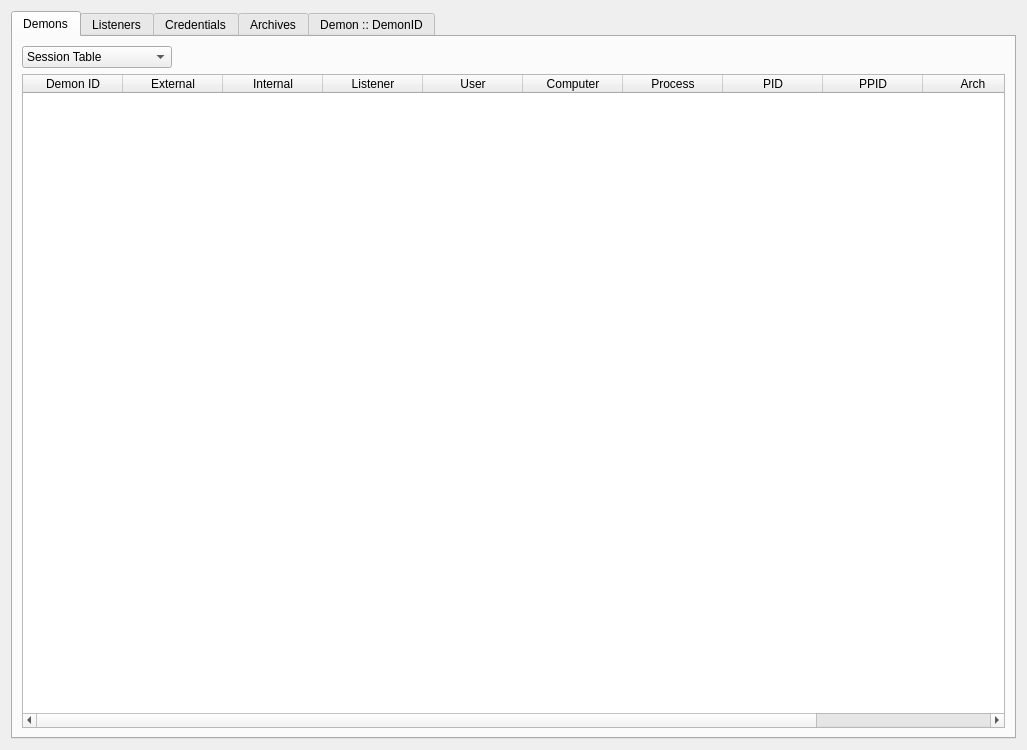
<?xml version="1.0" encoding="UTF-8"?>
<ui version="4.0">
 <class>TeamServerSession</class>
 <widget class="QWidget" name="TeamServerSession">
  <property name="geometry">
   <rect>
    <x>0</x>
    <y>0</y>
    <width>1027</width>
    <height>750</height>
   </rect>
  </property>
  <property name="windowTitle">
   <string>Form</string>
  </property>
  <layout class="QGridLayout" name="gridLayout">
   <item row="0" column="0">
    <widget class="QTabWidget" name="tabWidget">
     <property name="enabled">
      <bool>true</bool>
     </property>
     <property name="minimumSize">
      <size>
       <width>0</width>
       <height>0</height>
      </size>
     </property>
     <property name="tabPosition">
      <enum>QTabWidget::North</enum>
     </property>
     <property name="currentIndex">
      <number>0</number>
     </property>
     <property name="elideMode">
      <enum>Qt::ElideNone</enum>
     </property>
     <property name="tabsClosable">
      <bool>false</bool>
     </property>
     <property name="movable">
      <bool>true</bool>
     </property>
     <property name="tabBarAutoHide">
      <bool>false</bool>
     </property>
     <widget class="QWidget" name="DemonsTab">
      <attribute name="title">
       <string>Demons</string>
      </attribute>
      <layout class="QGridLayout" name="gridLayout_2">
       <item row="0" column="1">
        <spacer name="horizontalSpacer">
         <property name="orientation">
          <enum>Qt::Horizontal</enum>
         </property>
         <property name="sizeHint" stdset="0">
          <size>
           <width>859</width>
           <height>20</height>
          </size>
         </property>
        </spacer>
       </item>
       <item row="0" column="0">
        <widget class="QComboBox" name="comboBox_PassType">
         <property name="minimumSize">
          <size>
           <width>150</width>
           <height>0</height>
          </size>
         </property>
         <item>
          <property name="text">
           <string>Session Table</string>
          </property>
         </item>
         <item>
          <property name="text">
           <string>Graph View</string>
          </property>
         </item>
         <item>
          <property name="text">
           <string>Target Table</string>
          </property>
         </item>
        </widget>
       </item>
       <item row="1" column="0" colspan="2">
        <widget class="QTableWidget" name="SessionTableWidget">
         <column>
          <property name="text">
           <string>Demon ID</string>
          </property>
         </column>
         <column>
          <property name="text">
           <string>External</string>
          </property>
         </column>
         <column>
          <property name="text">
           <string>Internal</string>
          </property>
         </column>
         <column>
          <property name="text">
           <string>Listener</string>
          </property>
         </column>
         <column>
          <property name="text">
           <string>User</string>
          </property>
         </column>
         <column>
          <property name="text">
           <string>Computer</string>
          </property>
         </column>
         <column>
          <property name="text">
           <string>Process</string>
          </property>
         </column>
         <column>
          <property name="text">
           <string>PID</string>
          </property>
         </column>
         <column>
          <property name="text">
           <string>PPID</string>
          </property>
         </column>
         <column>
          <property name="text">
           <string>Arch</string>
          </property>
         </column>
         <column>
          <property name="text">
           <string>Last</string>
          </property>
         </column>
        </widget>
       </item>
      </layout>
     </widget>
     <widget class="QWidget" name="ListenersTab">
      <attribute name="title">
       <string>Listeners</string>
      </attribute>
      <layout class="QGridLayout" name="gridLayout_5">
       <item row="1" column="0">
        <spacer name="horizontalSpacer_2">
         <property name="orientation">
          <enum>Qt::Horizontal</enum>
         </property>
         <property name="sizeHint" stdset="0">
          <size>
           <width>333</width>
           <height>20</height>
          </size>
         </property>
        </spacer>
       </item>
       <item row="1" column="3">
        <widget class="QPushButton" name="pushButton_Edit">
         <property name="text">
          <string>Restart</string>
         </property>
        </widget>
       </item>
       <item row="1" column="4">
        <widget class="QPushButton" name="pushButton_Remove">
         <property name="text">
          <string>Edit</string>
         </property>
        </widget>
       </item>
       <item row="1" column="1">
        <widget class="QPushButton" name="pushButton_New_Profile">
         <property name="text">
          <string>Add</string>
         </property>
        </widget>
       </item>
       <item row="1" column="2">
        <widget class="QPushButton" name="pushButton_Connect">
         <property name="text">
          <string>Remove</string>
         </property>
        </widget>
       </item>
       <item row="1" column="5">
        <spacer name="horizontalSpacer_3">
         <property name="orientation">
          <enum>Qt::Horizontal</enum>
         </property>
         <property name="sizeHint" stdset="0">
          <size>
           <width>333</width>
           <height>20</height>
          </size>
         </property>
        </spacer>
       </item>
       <item row="0" column="0" colspan="6">
        <widget class="QTableWidget" name="listenerTable">
         <property name="mouseTracking">
          <bool>false</bool>
         </property>
         <property name="contextMenuPolicy">
          <enum>Qt::ActionsContextMenu</enum>
         </property>
         <property name="autoFillBackground">
          <bool>false</bool>
         </property>
         <attribute name="horizontalHeaderDefaultSectionSize">
          <number>150</number>
         </attribute>
         <attribute name="horizontalHeaderStretchLastSection">
          <bool>true</bool>
         </attribute>
         <column>
          <property name="text">
           <string>Name</string>
          </property>
         </column>
         <column>
          <property name="text">
           <string>Protocol</string>
          </property>
         </column>
         <column>
          <property name="text">
           <string>lineEdit_Host</string>
          </property>
         </column>
         <column>
          <property name="text">
           <string>lineEdit_Port</string>
          </property>
         </column>
         <column>
          <property name="text">
           <string>Status</string>
          </property>
         </column>
         <column>
          <property name="text">
           <string>Connected</string>
          </property>
         </column>
        </widget>
       </item>
      </layout>
     </widget>
     <widget class="QWidget" name="CredentialsTab">
      <attribute name="title">
       <string>Credentials</string>
      </attribute>
      <layout class="QGridLayout" name="gridLayout_6">
       <item row="1" column="0">
        <spacer name="horizontalSpacer_4">
         <property name="orientation">
          <enum>Qt::Horizontal</enum>
         </property>
         <property name="sizeHint" stdset="0">
          <size>
           <width>320</width>
           <height>20</height>
          </size>
         </property>
        </spacer>
       </item>
       <item row="1" column="1">
        <widget class="QPushButton" name="pushButton_9">
         <property name="text">
          <string>Add</string>
         </property>
        </widget>
       </item>
       <item row="1" column="2">
        <widget class="QPushButton" name="pushButton_7">
         <property name="text">
          <string>Edit</string>
         </property>
        </widget>
       </item>
       <item row="1" column="3">
        <widget class="QPushButton" name="pushButton_8">
         <property name="text">
          <string>Copy</string>
         </property>
        </widget>
       </item>
       <item row="1" column="4">
        <widget class="QPushButton" name="pushButton_6">
         <property name="text">
          <string>Remove</string>
         </property>
        </widget>
       </item>
       <item row="1" column="5">
        <spacer name="horizontalSpacer_5">
         <property name="orientation">
          <enum>Qt::Horizontal</enum>
         </property>
         <property name="sizeHint" stdset="0">
          <size>
           <width>320</width>
           <height>20</height>
          </size>
         </property>
        </spacer>
       </item>
       <item row="0" column="0" colspan="6">
        <widget class="QTableWidget" name="tableWidget_3">
         <property name="mouseTracking">
          <bool>false</bool>
         </property>
         <property name="contextMenuPolicy">
          <enum>Qt::ActionsContextMenu</enum>
         </property>
         <property name="autoFillBackground">
          <bool>false</bool>
         </property>
         <attribute name="horizontalHeaderDefaultSectionSize">
          <number>150</number>
         </attribute>
         <attribute name="horizontalHeaderStretchLastSection">
          <bool>true</bool>
         </attribute>
         <column>
          <property name="text">
           <string>User</string>
          </property>
         </column>
         <column>
          <property name="text">
           <string>Password</string>
          </property>
         </column>
         <column>
          <property name="text">
           <string>Type</string>
          </property>
         </column>
         <column>
          <property name="text">
           <string>Source</string>
          </property>
         </column>
         <column>
          <property name="text">
           <string>lineEdit_Host</string>
          </property>
         </column>
         <column>
          <property name="text">
           <string>Note</string>
          </property>
         </column>
        </widget>
       </item>
      </layout>
     </widget>
     <widget class="QWidget" name="ArchivesTab">
      <attribute name="title">
       <string>Archives</string>
      </attribute>
      <layout class="QGridLayout" name="gridLayout_8">
       <item row="0" column="0">
        <widget class="QTreeWidget" name="treeWidget">
         <property name="enabled">
          <bool>true</bool>
         </property>
         <property name="minimumSize">
          <size>
           <width>20</width>
           <height>20</height>
          </size>
         </property>
         <property name="headerHidden">
          <bool>false</bool>
         </property>
         <column>
          <property name="text">
           <string>List</string>
          </property>
         </column>
         <item>
          <property name="text">
           <string>Downloads</string>
          </property>
         </item>
         <item>
          <property name="text">
           <string>Screenshots</string>
          </property>
          <item>
           <property name="text">
            <string>screenshot_of_target.png</string>
           </property>
          </item>
         </item>
         <item>
          <property name="text">
           <string>Keylogs</string>
          </property>
         </item>
        </widget>
       </item>
       <item row="0" column="1">
        <widget class="QTableWidget" name="tableWidget_4">
         <property name="minimumSize">
          <size>
           <width>800</width>
           <height>0</height>
          </size>
         </property>
         <column>
          <property name="text">
           <string>File Name</string>
          </property>
         </column>
         <column>
          <property name="text">
           <string>Size</string>
          </property>
         </column>
         <column>
          <property name="text">
           <string>lineEdit_Host</string>
          </property>
         </column>
         <column>
          <property name="text">
           <string>Date</string>
          </property>
         </column>
        </widget>
       </item>
      </layout>
     </widget>
     <widget class="QWidget" name="demonIDMap">
      <attribute name="title">
       <string>Demon :: DemonID</string>
      </attribute>
      <layout class="QGridLayout" name="gridLayout_3">
       <item row="0" column="0">
        <widget class="QTabWidget" name="tabWidget_2">
         <property name="tabShape">
          <enum>QTabWidget::Rounded</enum>
         </property>
         <property name="currentIndex">
          <number>2</number>
         </property>
         <property name="movable">
          <bool>true</bool>
         </property>
         <widget class="QWidget" name="tab">
          <attribute name="title">
           <string>Demon Info</string>
          </attribute>
         </widget>
         <widget class="QWidget" name="tab_2">
          <attribute name="title">
           <string>Interact</string>
          </attribute>
          <layout class="QGridLayout" name="gridLayout_7">
           <item row="1" column="0">
            <widget class="QLabel" name="label_Name">
             <property name="text">
              <string>Demon ::</string>
             </property>
            </widget>
           </item>
           <item row="1" column="1">
            <widget class="QLineEdit" name="lineEdit_PORT">
             <property name="inputMask">
              <string notr="true"/>
             </property>
            </widget>
           </item>
           <item row="1" column="2">
            <widget class="QPushButton" name="pushButton_Export">
             <property name="text">
              <string>&gt;</string>
             </property>
            </widget>
           </item>
           <item row="0" column="0" colspan="3">
            <widget class="QTextEdit" name="DemonTerminal">
             <property name="autoFillBackground">
              <bool>false</bool>
             </property>
             <property name="styleSheet">
              <string notr="true">QTextEdit[objectName^=&quot;DemonTerminal&quot;] { background-color: black; color: white; }
</string>
             </property>
             <property name="readOnly">
              <bool>true</bool>
             </property>
             <property name="html">
              <string>&lt;!DOCTYPE HTML PUBLIC &quot;-//W3C//DTD HTML 4.0//EN&quot; &quot;http://www.w3.org/TR/REC-html40/strict.dtd&quot;&gt;
&lt;html&gt;&lt;head&gt;&lt;meta name=&quot;qrichtext&quot; content=&quot;1&quot; /&gt;&lt;style type=&quot;text/css&quot;&gt;
p, li { white-space: pre-wrap; }
&lt;/style&gt;&lt;/head&gt;&lt;body style=&quot; font-family:'Cantarell'; font-size:11pt; font-weight:400; font-style:normal;&quot;&gt;
&lt;p style=&quot;-qt-paragraph-type:empty; margin-top:0px; margin-bottom:0px; margin-left:0px; margin-right:0px; -qt-block-indent:0; text-indent:0px;&quot;&gt;&lt;br /&gt;&lt;/p&gt;&lt;/body&gt;&lt;/html&gt;</string>
             </property>
            </widget>
           </item>
          </layout>
         </widget>
         <widget class="QWidget" name="tab_3">
          <attribute name="title">
           <string>File Explorer</string>
          </attribute>
          <layout class="QGridLayout" name="gridLayout_4"/>
         </widget>
        </widget>
       </item>
      </layout>
     </widget>
    </widget>
   </item>
  </layout>
 </widget>
 <resources/>
 <connections/>
</ui>
